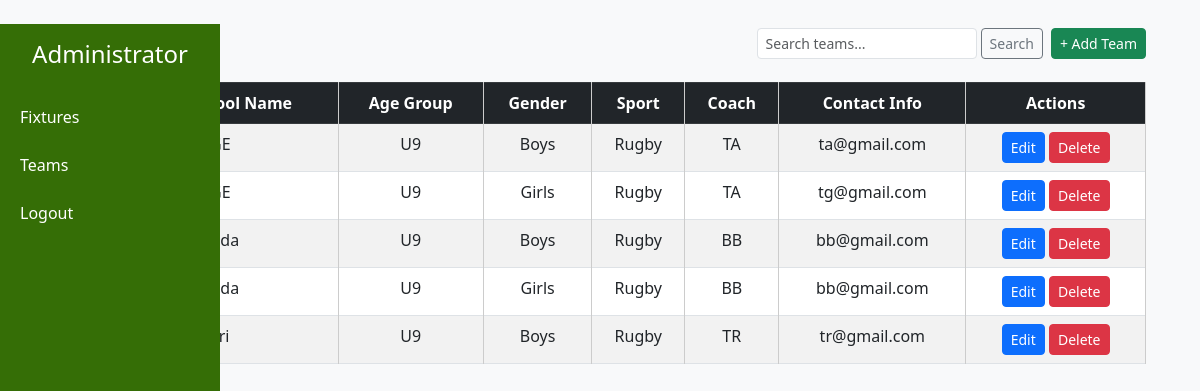
Page /current-teams/ (signed in) on the earlier database version.
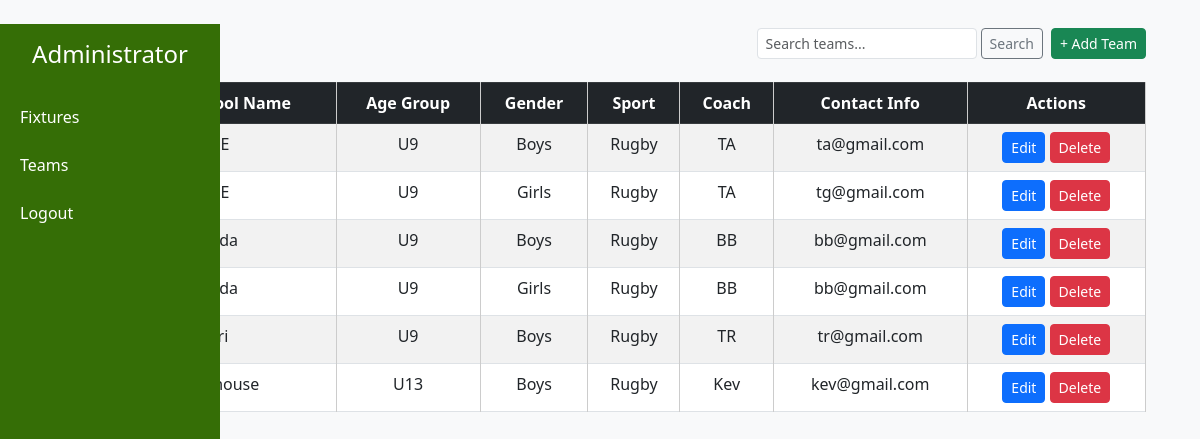
Same page on the later database version.
### teams/models.py (models this page shows, shortened)
class Teams(models.Model):
    team_name = models.CharField(max_length=200, blank=True)
    age_group = models.CharField(max_length=200, blank=True)
    gender = models.CharField(max_length=15, blank=True)
    sport = models.CharField(max_length=15, blank=True)
    coach = models.CharField(max_length=15, blank=True)
    email = models.EmailField(unique=False)
    added_on = models.DateTimeField(auto_now_add=True)

### teams/views.py (the view)
# urls.py: path('current-teams/', views.current_teams, name='current-teams'),
@login_required
def current_teams(request):
    teams = Teams.objects.all()
    return render(request, 'admin/current_teams.html', {'teams': teams})

### templates/admin/current_teams.html (shortened to what this page needs)
{% extends 'base/admin_dashboard.html' %}
{% block content %}
<div class="container mt-4">
    <div class="d-flex justify-content-between align-items-center mb-3">
        <h2 class="mb-0">Teams</h2>
        <div class="d-flex">
            <form class="d-flex me-2" method="GET" action="">
                <input type="text" name="q" class="form-control form-control-sm" placeholder="Search teams..." value="{{ request.GET.q }}">
                <button type="submit" class="btn btn-sm btn-outline-secondary ms-1">Search</button>
            </form>
            {% if user.is_authenticated %}
                <a href="{% url 'add-team' %}" class="btn btn-sm btn-success">+ Add Team</a>
            {% endif %}
        </div>
    </div>
    <table class="table table-bordered table-striped">
        <thead class="table-dark">
            <tr>
                <th>Team/School Name</th>
                <th>Age Group</th>
                <th>Gender</th>
                <th>Sport</th>
                <th>Coach</th>
                <th>Contact Info</th>
                {% if user.is_authenticated %}
                <th>Actions</th>
                {% endif %}
            </tr>
        </thead>
        <tbody>
              {% for team in teams %}
            <tr>
                <td>{{ forloop.counter }}</td>
                <td>{{ team.team_name }}</td>
                <td>{{ team.age_group }}</td>
                <td>{{ team.gender}}</td>
                <td>{{ team.sport }}</td>
                <td>{{ team.coach }}</td>
                <td>{{ team.email }}</td>
                {% if user.is_authenticated %}
                <td>
                <a href="#" class="btn btn-sm btn-primary">Edit</a>
                <a href="#" class="btn btn-sm btn-danger" onclick="return confirm('Delete this team?');">Delete</a>
                </td>
                {% endif %}
            </tr>
            {% endfor %}
        </tbody>
    </table>
</div>
{% endblock %}

Differences in the rows shown:
added Teams: age_group "U13", gender "Boys", sport "Rugby", coach "Kev", email "kev@gmail.com"
